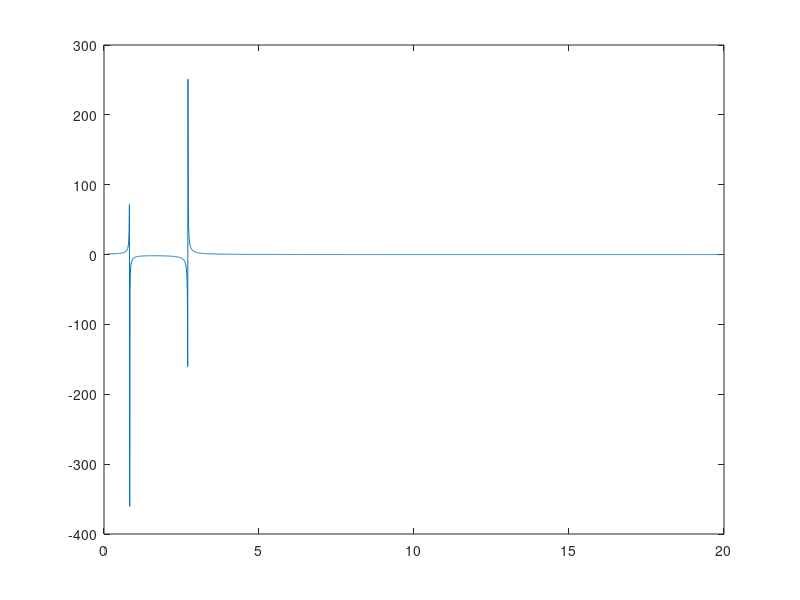

MATLAB code for this plot:
% testing of rational polynome function

P_coeffs = [0., 0.1, 0, 20.,  0, 1, 15, 3];
Q_coeffs = [1., 0.05, 0, -20, 1, -10, 15, 3];


x = 0.1:0.01:20;

y = polyval(P_coeffs, x) ./ polyval(Q_coeffs, x);

figure(1)
plot(x, y)



return

% testing of old own c_p parametrization with arctan

syms T;
p = sym('p', [6, 1]);
dc_p_formula = matlabFunction(diff(c_p_formula(T, p), T), 'Vars', [T;p]);
dc_p_formula = @(T,p) dc_p_formula(T,p(1),p(2),p(3),p(4),p(5),p(6));

dc_p_derivation = @(T,p) -(p(2)*p(4)*exp(-p(3)*(T-p(1)).^2))./(1+(p(4)*(T-p(1))).^2) ...
                         - 2*p(2)*p(3)*(T-p(1)).*exp(-p(3)*(T-p(1)).^2) ...
                         .* (atan(-p(4)*(T-p(1)))+pi/2) + p(5);


p = [130., 10, 0.01, 0.5, 0.003, 2];

T = 30:0.01:160;
c_p = c_p_formula(T, p);
dc_p = dc_p_formula(T, p);

dc_p_der = dc_p_derivation(T, p);

figure(1)
clf;
plot(T, c_p); hold on
plot(T, dc_p)
plot(T, dc_p_der, '--')

return











% testing of frazer-suzuki parametrization

r  =   20;
h  =  40;
z  = 120.0;
wr =  25;
sr =   0.4;
x  = 3:0.2:250;


[y, dy] = frazersuzuki(r, h, z, wr, sr, x);


clf;
plot(x, y); hold on
plot(x, dy)
